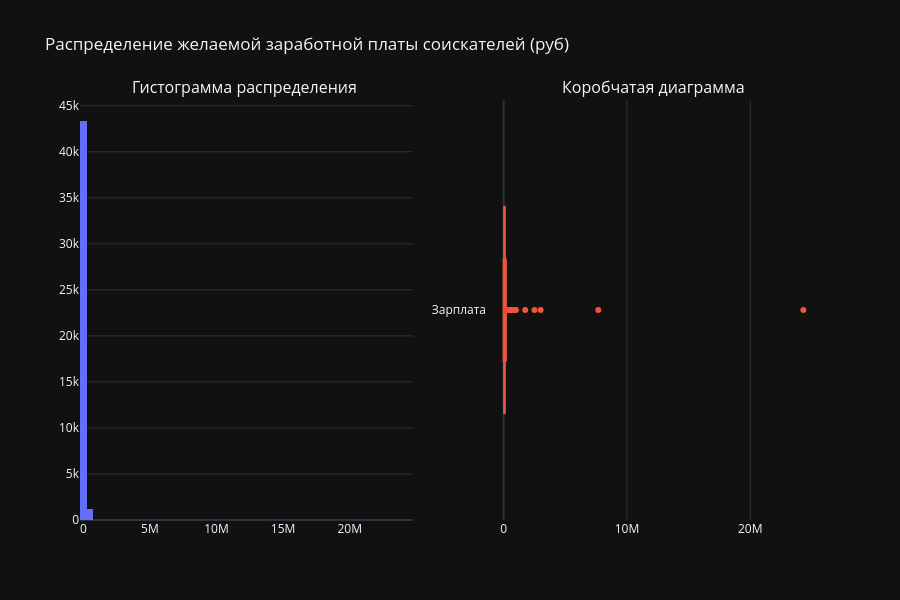

The code cell stored with this chart in its notebook:
### Markdown cell above
### 3. Постройте распределение признака **"ЗП (руб)"**. 
Опишите данное распределение, отвечая на следующие вопросы: каковы предельные значения признака, в каком примерном интервале находится заработная плата большинства соискателей? Есть ли аномалии для признака возраста? Обратите внимание на гигантские размеры желаемой заработной платы.

*Совет: постройте гистограмму и коробчатую диаграмму рядом.*

### Code cell
import plotly.graph_objects as go
from plotly.subplots import make_subplots

# Предельные значения
min_val = hh_database['ЗП (руб)'].min()
max_val = hh_database['ЗП (руб)'].max()
display(min_val, max_val)

fig = make_subplots(rows=1, cols=2, subplot_titles=("Гистограмма распределения ", "Коробчатая диаграмма"))

fig.add_trace(go.Histogram(x=hh_database['ЗП (руб)'], nbinsx=50), row=1, col=1)
fig.add_trace(go.Box(x=hh_database['ЗП (руб)'], boxpoints='outliers'), row=1, col=2)

fig.update_traces(name='Зарплата')

fig.update_layout(title='Распределение желаемой заработной платы соискателей (руб)', height=600, showlegend=False)
fig.show()

# 4.3 Определите по графику, сколько соискателей требуют заработную плату выше 1 миллиона рублей.
# 5

### Figure 1 — Plotly figure (JSON) as saved in the notebook; plotly's stock layout.template omitted (floating-point values rounded to 4 significant figures; data arrays with more than 128 entries replaced by an {"elided": "..."} marker saying what was removed)
{"data": [{"nbinsx": 50, "x": {"elided": "44584 float values"}, "type": "histogram", "xaxis": "x", "yaxis": "y", "name": "Зарплата"}, {"boxpoints": "outliers", "x": {"elided": "44584 float values"}, "type": "box", "xaxis": "x2", "yaxis": "y2", "name": "Зарплата"}], "layout": {"xaxis": {"anchor": "y", "domain": [0.0, 0.45]}, "yaxis": {"anchor": "x", "domain": [0.0, 1.0]}, "xaxis2": {"anchor": "y2", "domain": [0.55, 1.0]}, "yaxis2": {"anchor": "x2", "domain": [0.0, 1.0]}, "annotations": [{"font": {"size": 16}, "showarrow": false, "text": "Гистограмма распределения ", "x": 0.225, "xanchor": "center", "xref": "paper", "y": 1.0, "yanchor": "bottom", "yref": "paper"}, {"font": {"size": 16}, "showarrow": false, "text": "Коробчатая диаграмма", "x": 0.775, "xanchor": "center", "xref": "paper", "y": 1.0, "yanchor": "bottom", "yref": "paper"}], "title": {"text": "Распределение желаемой заработной платы соискателей (руб)"}, "height": 600, "showlegend": false}}
